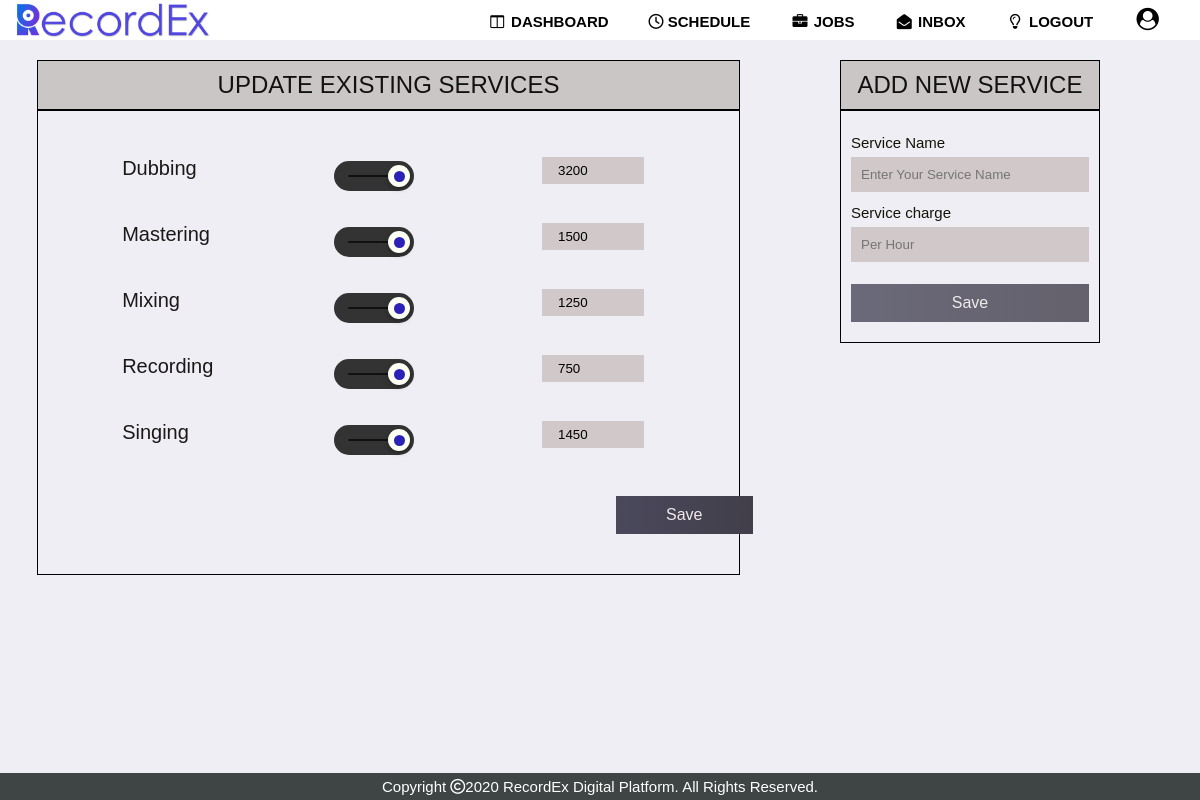
Screenshot of /view/studio/add_services.php (signed in) with the database file from the repository.
### tables this page shows
CREATE TABLE `studio_service` (
  `studio_id` int(100) NOT NULL,
  `service_name` varchar(100) NOT NULL,
  `service_charge` double NOT NULL
);

### view/studio/add_services.php (the view, shortened to what this page needs)
<?php
require_once('../../inc/connection.php');
?>
<!DOCTYPE html>
<html lang="en">
<head>
    <link rel="stylesheet" href="../../css/studio/add_services.css">
</head>
<body>
 <div class="nav"><?php require_once('../../inc/stu_dash_navbar.php');?></div>
<main>
<div class="column" style="width: 70%;">
  <div class="adds">
                <center><h1 class="addtitle">UPDATE EXISTING SERVICES</h1></center>
        <?php
                $query1="SELECT * FROM studio_service WHERE studio_id=$user_id";
                $result_set1 = mysqli_query($connection,$query1);
                if($result_set1){
                        $rows=mysqli_num_rows($result_set1);
                        if($rows>=1){
                                $temp=1;
                                echo '<form action="../../controller/studio/add_services_controller.php?studio_id='.$user_id.'&rows='.$rows.'" class="service_form" method="post">';
                                while($record = mysqli_fetch_assoc($result_set1)){
                                        echo '<div class="row serset" >
                                                <div class="column">
                                                                <lable class="description" name="service'.$temp.'"><h2>'.$record['service_name'].'</h2></lable>
                                                </div>
                                                <div class="column">
                                                        <div class="slideTwo">
                                                                '.$temp.''.$temp.''.$record[''].'
                                                                <input type="checkbox"  id="service'.$temp.'"   name="check'.$temp.'"  value="'.$record['service_name'].'"  checked/>
                                                                <label for="service'.$temp.'"></label>
                                                        </div>
                                                </div>
                                                <div class="column" >
                                                        <div class="form-popup" id="dvservice'.$temp.'">
                                                                <div class="form__group">
                                                                <input type="text" class="form__input" name="charge'.$temp.'" value="'.$record['service_charge'].'"/>
                                                                </div>
                                                        </div>
                                                        function openForm'.$temp.'(service'.$temp.') {
                                                                var dvservice'.$temp.' = document.getElementById("dvservice'.$temp.'");
                                                                dvservice'.$temp.'.style.display = service'.$temp.'.checked ? "block" : "none";
                                                </div>
                                        </div>
                                        ';
                                        $temp++;
                                }
                                echo '
                                <div class="row">
                                        <div class="column" style="padding: 15px 538px;">
                                                <button type="submit_name" class="btn" name="submit_service2">Save</button>
                                        </div>
                                </div>
                                </form>
                                ';
                        }
                }
        ?>
  </div>
</div>
<div class="column" style="width: 30%;">
  <div class="mys">
    <div class="form-popup" id="nameForm">
      <center><h1 class="addtitle">ADD NEW SERVICE</h1></center>
        <form action='<?php echo "../../controller/studio/add_services_controller.php?studio_id=$user_id"?>' class="form-container" method="post">
	  <label for="service" class="service">Service Name</label>
	  <input type="text" value="" name="service_name" placeholder="Enter Your Service Name" required>
          <label for="charge" class="service">Service charge</label>
          <input type="text" value=""  name="charge" placeholder="Per Hour" required>
          <button type="submit_name" class="btn save" name="submit_other_service">Save</button>
	</form>
    </div>
  </div>
</div>
</main>
<?php require_once('../../inc/minfooter.php'); ?>
</body>
</html>

### css/studio/add_services.css (style rules this page uses)
body { background: rgba(223, 223, 235, 0.5); position: relative; }
main { padding-top: 5%; }
h1 { color: rgb(18, 17, 17); font: 30px Arial, sans-serif; }
h2 { color: rgb(29, 23, 23); font: 20px Arial, sans-serif; margin-left: 20%; }
.slideTwo { width: 80px; height: 30px; background: #333; margin: 10px auto; -webkit-border-radius: 50px; -moz-border-radius: 50px; border-radius: 50px; position: relative; }
.slideTwo:after { content: ''; position: absolute; top: 14px; left: 14px; height: 2px; width: 52px; -webkit-border-radius: 50px; -moz-border-radius: 50px; border-radius: 50px; background: #111; }
.slideTwo label { display: block; width: 22px; height: 22px; -webkit-border-radius: 50px; -moz-border-radius: 50px; border-radius: 50px; -webkit-transition: all .4s ease; -moz-transition: all .4s ease; -o-transition: all .4s ease; -ms-transition: all .4s ease; transition: all .4s ease; cursor: pointer; position: absolute; top: 4px; z-index: 1; left: 4px; -webkit-box-shadow: 0px 2px 5px 0px rgba(0,0,0,0.3); -moz-box-shadow: 0px 2px 5px 0px rgba(0,0,0,0.3); box-shadow: 0px 2px 5px 0px rgba(0,0,0,0.3); background: #fcfff4; }
.slideTwo label:after { content: ''; position: absolute; width: 11px; height: 11px; -webkit-border-radius: 50px; -moz-border-radius: 50px; border-radius: 50px; background: #333; left: 6px; top: 6px; }
.slideTwo input[type=checkbox]:checked + label { left: 54px; }
.slideTwo input[type=checkbox]:checked + label:after { background: #2c22b7; }
.description { display: block; position: relative; padding-right: 50px; padding-left: 20px; margin-bottom: 10px; cursor: pointer; width: 150%; height: 40px; border-radius: 5px; }
.form-popup { bottom: 0; z-index: 9; }
.form-container { max-width: 350px; margin-left: auto; margin-right: auto; padding: 10px; }
.form-container input[type=text] { width: 100%; padding: 10px; margin: 5px 0 12px 0; border: none; background-color: rgb(209, 201, 201); }
.form-container .btn { background: linear-gradient(to right,rgb(74, 73, 92),rgb(66, 62, 74)); color: rgb(241, 234, 234); padding: 10px 20px; border: none; cursor: pointer; width: 100%; margin-bottom:10px; opacity: 0.8; font-size: 1rem; }
.form-container .save { margin-top: 10px; }
.form-container .service { color: rgb(19, 19, 7); font: 15px Arial, sans-serif; }
.row { position: relative; display: table; width: 100%; table-layout: fixed; border-spacing: 5px; left: 5%; }
.column { display: table-cell; position: relative; padding-right: 100px; }
.addtitle { border-bottom:2px solid black; margin-bottom:5%; font-size: 1.5rem; padding: 10px; background-color: rgb(202, 198, 198); }
.adds { border: 1px solid black; margin-left: 5%; }
.mys { border: 1px solid black; }
*::after, *::before { margin: 0; padding: 0; box-sizing: inherit; font-size: 62,5%; }
.form__input { padding: 0.4rem 1rem; background-color: rgb(209, 201, 201); border: none; width: 80%; margin-bottom:20px; }
.service_form .btn { background: linear-gradient(to right,rgb(74, 73, 92),rgb(66, 62, 74)); color: rgb(241, 234, 234); padding: 10px 50px; border: none; font-size: 1rem; cursor: pointer; margin-bottom:20px; margin-right: 50px; opacity: 1; }

### inc/stu_dash_navbar.php (style rules this page uses)
* { padding: 0; margin: 0; text-decoration: none; list-style: none; box-sizing: border-box; }

### rows the page displays
studio_service: service_name "Dubbing", service_charge "3200"
studio_service: service_name "Mastering", service_charge "1500"
studio_service: service_name "Mixing", service_charge "1250"
studio_service: service_name "Recording", service_charge "750"
studio_service: service_name "Singing", service_charge "1450"
